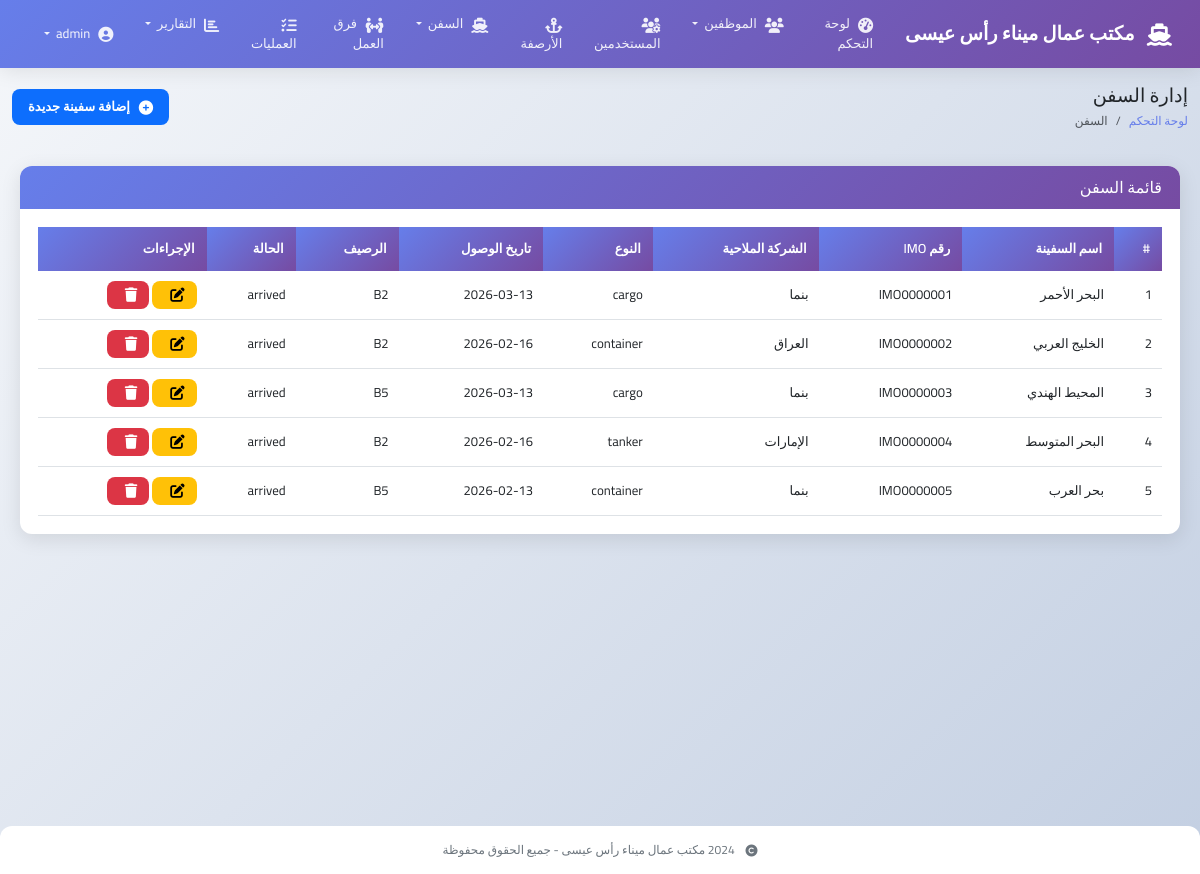
Page /ships (signed in) on the committed database.
### models.py (models this page shows, shortened)
class Ship(db.Model):
    __tablename__ = 'ships'
    id = db.Column(db.Integer, primary_key=True)
    name = db.Column(db.String(100), nullable=False)
    imo_number = db.Column(db.String(20), unique=True, nullable=False)
    flag = db.Column(db.String(50), nullable=False)
    ship_type = db.Column(db.String(50), nullable=False)
    length = db.Column(db.Float)
    width = db.Column(db.Float)
    draft = db.Column(db.Float)
    cargo_capacity = db.Column(db.Float)
    arrival_date = db.Column(db.DateTime, nullable=False)
    departure_date = db.Column(db.DateTime)
    berth_number = db.Column(db.String(10))
    status = db.Column(db.String(20), default='arrived')
    notes = db.Column(db.Text)

### app.py (the view)
@app.route('/ships')
@login_required
def ship_list():
    ships = Ship.query.all()
    return render_template('ships/list.html', ships=ships)

### app.py (called while the page is built)
@login_manager.user_loader
def load_user(user_id):
    return User.query.get(int(user_id))

### models.py (called while the page is built)
    def is_admin(self):
        return self.role == 'admin'

### templates/ships/list.html (shortened to what this page needs)
{% extends "base.html" %}
{% block page_title %}إدارة السفن{% endblock %}
{% block breadcrumb %}
<li class="breadcrumb-item"><a href="{{ url_for('dashboard') }}">لوحة التحكم</a></li>
<li class="breadcrumb-item active">السفن</li>
{% endblock %}
{% block page_actions %}
<a href="{{ url_for('add_ship') }}" class="btn btn-primary">
    <i class="fas fa-plus-circle"></i> إضافة سفينة جديدة
</a>
{% endblock %}
{% block content %}
<div class="card">
    <div class="card-header">
        <h5 class="mb-0">قائمة السفن</h5>
    </div>
    <div class="card-body">
        <div class="table-responsive">
            <table class="table table-hover">
                <thead>
                    <tr>
                        <th>#</th>
                        <th>اسم السفينة</th>
                        <th>رقم IMO</th>
                        <th>الشركة الملاحية</th>
                        <th>النوع</th>
                        <th>تاريخ الوصول</th>
                        <th>الرصيف</th>
                        <th>الحالة</th>
                        <th>الإجراءات</th>
                    </tr>
                </thead>
                <tbody>
                    {% for ship in ships %}
                    <tr>
                        <td>{{ loop.index }}</td>
                        <td>{{ ship.name }}</td>
                        <td>{{ ship.imo_number }}</td>
                        <td>{{ ship.flag }}</td>
                        <td>{{ ship.ship_type }}</td>
                        <td>{{ ship.arrival_date.strftime('%Y-%m-%d') }}</td>
                        <td>{{ ship.berth_number or 'غير محدد' }}</td>
                        <td>{{ ship.status }}</td>
                        <td>
                            <a href="{{ url_for('edit_ship', id=ship.id) }}" class="btn btn-sm btn-warning">
                                <i class="fas fa-edit"></i>
                            </a>
                            <a href="{{ url_for('delete_ship', id=ship.id) }}" class="btn btn-sm btn-danger" onclick="return confirm('هل أنت متأكد؟')">
                                <i class="fas fa-trash"></i>
                            </a>
                        </td>
                    </tr>
                    {% endfor %}
                </tbody>
            </table>
        </div>
    </div>
</div>
{% endblock %}

### templates/base.html (style rules this page uses)
* { font-family: 'Cairo', sans-serif; margin: 0; padding: 0; box-sizing: border-box; }
body { background: linear-gradient(135deg, #f5f7fa 0%, #c3cfe2 100%); min-height: 100vh; font-size: 14px; line-height: 1.5; }
.card { border: none; border-radius: 12px; box-shadow: 0 5px 20px rgba(0,0,0,0.1); transition: all 0.3s; margin-bottom: 20px; }
.card-header { background: linear-gradient(135deg, #667eea 0%, #764ba2 100%); color: white; border: none; border-radius: 12px 12px 0 0 !important; padding: 12px 18px; font-weight: 600; font-size: 15px; }
.card-body { padding: 18px; font-size: 13px; }
.btn { border-radius: 8px; padding: 8px 16px; font-weight: 600; transition: all 0.3s; border: none; font-size: 13px; }
.btn-sm { padding: 5px 12px; font-size: 12px; }
.btn i { margin-left: 6px; font-size: 0.9rem; }
.table { font-size: 13px; margin-bottom: 0; }
.table thead th { background: linear-gradient(135deg, #667eea 0%, #764ba2 100%); color: white; font-weight: 600; border: none; padding: 12px; font-size: 13px; }
.table tbody td { padding: 10px; vertical-align: middle; }
h5, .h5 { font-size: 1rem; }
.breadcrumb-item a { color: #667eea; text-decoration: none; }
i { display: inline-block; vertical-align: middle; }

### rows in the picture
Ship: name "البحر الأحمر", imo_number "IMO0000001", flag "بنما", ship_type "cargo", arrival_date "2026-03-13", berth_number "B2", status "arrived"
Ship: name "الخليج العربي", imo_number "IMO0000002", flag "العراق", ship_type "container", arrival_date "2026-02-16", berth_number "B2", status "arrived"
Ship: name "المحيط الهندي", imo_number "IMO0000003", flag "بنما", ship_type "cargo", arrival_date "2026-03-13", berth_number "B5", status "arrived"
Ship: name "البحر المتوسط", imo_number "IMO0000004", flag "الإمارات", ship_type "tanker", arrival_date "2026-02-16", berth_number "B2", status "arrived"
Ship: name "بحر العرب", imo_number "IMO0000005", flag "بنما", ship_type "container", arrival_date "2026-02-13", berth_number "B5", status "arrived"
